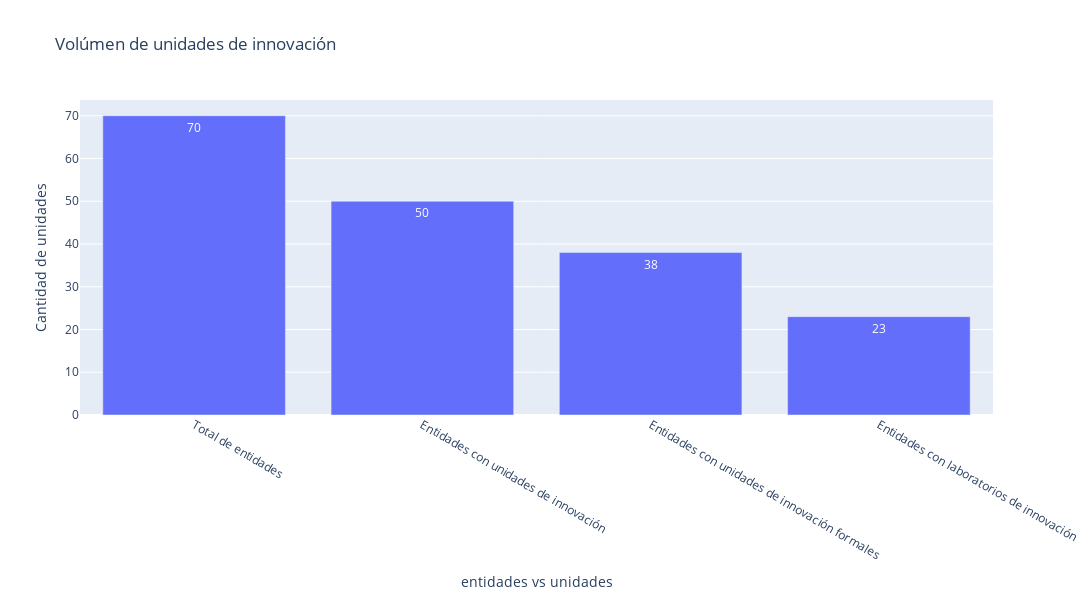

Notebook cell for this chart:
### Markdown cell above
2. Débil promoción en las entidades de una cultura de innovación entre su talento humano para afrontar desafíos públicos.
    - Cuántas entidades reportan contar con unidades de innovación.

### Code cell
ents=respuestas_2023_df['_uuid']
num_ents=len(ents.unique())

keywords = ['lab', 'laboratorio', 'semillero', 'observatorio']
p27_df['formales'] = p27_df['p27_nom'].apply(lambda x: 1 if any(keyword in x.lower() for keyword in keywords) else 0)
formales=p27_df.loc[p27_df['formales']==1]
num_formales=len(formales)

keywords = ['lab', 'laboratorio']
p27_df['labs'] = p27_df['p27_nom'].apply(lambda x: 1 if any(keyword in x.lower() for keyword in keywords) else 0)
labs=p27_df.loc[p27_df['labs']==1]
num_labs=len(labs)

unidades=p27_df['_submission__uuid'].unique()
num_unidades=len(unidades)


values = [num_ents, num_unidades, num_formales,num_labs]
categories = ['Total de entidades', 'Entidades con unidades de innovación', 'Entidades con unidades de innovación formales', 'Entidades con laboratorios de innovación']

fig = go.Figure()
fig.add_trace(go.Bar(x=categories, y=values, text=values, textposition='auto'))

fig.update_layout(title='Volúmen de unidades de innovación', xaxis_title='entidades vs unidades', yaxis_title='Cantidad de unidades',height=600, width=1200)
fig.update_layout(height=600, width=1200)
fig.write_image(f'./files/graficos/Efectos Directos/b/Volumen_entidades_vs_unidades.png')
fig.show()

### Figure 1 — Plotly figure (JSON) as saved in the notebook; plotly's stock layout.template omitted (floating-point values rounded to 4 significant figures)
{"data": [{"text": ["70", "50", "38", "23"], "textposition": "auto", "type": "bar", "x": ["Total de entidades", "Entidades con unidades de innovación", "Entidades con unidades de innovación formales", "Entidades con laboratorios de innovación"], "y": [70, 50, 38, 23]}], "layout": {"height": 600, "title": {"text": "Volúmen de unidades de innovación"}, "width": 1200, "xaxis": {"title": {"text": "entidades vs unidades"}}, "yaxis": {"title": {"text": "Cantidad de unidades"}}}}
